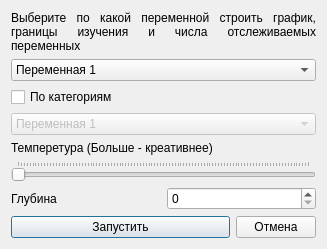
<?xml version="1.0" encoding="UTF-8"?>
<ui version="4.0">
 <class>Dialog</class>
 <widget class="QDialog" name="Dialog">
  <property name="geometry">
   <rect>
    <x>0</x>
    <y>0</y>
    <width>327</width>
    <height>235</height>
   </rect>
  </property>
  <property name="sizePolicy">
   <sizepolicy hsizetype="Minimum" vsizetype="Minimum">
    <horstretch>0</horstretch>
    <verstretch>0</verstretch>
   </sizepolicy>
  </property>
  <property name="windowTitle">
   <string>Ввод параметров</string>
  </property>
  <layout class="QVBoxLayout" name="verticalLayout_2">
   <item>
    <widget class="QLabel" name="labelTop">
     <property name="sizePolicy">
      <sizepolicy hsizetype="Minimum" vsizetype="Minimum">
       <horstretch>0</horstretch>
       <verstretch>0</verstretch>
      </sizepolicy>
     </property>
     <property name="text">
      <string>Выберите по какой переменной строить график, границы изучения и числа отслеживаемых переменных</string>
     </property>
     <property name="alignment">
      <set>Qt::AlignJustify|Qt::AlignVCenter</set>
     </property>
     <property name="wordWrap">
      <bool>true</bool>
     </property>
    </widget>
   </item>
   <item>
    <widget class="QComboBox" name="comboBoxVar1">
     <item>
      <property name="text">
       <string>Переменная 1</string>
      </property>
     </item>
     <item>
      <property name="text">
       <string>Переменная 2</string>
      </property>
     </item>
     <item>
      <property name="text">
       <string>Переменная 3</string>
      </property>
     </item>
    </widget>
   </item>
   <item>
    <widget class="QCheckBox" name="checkBoxCategorical">
     <property name="sizePolicy">
      <sizepolicy hsizetype="Fixed" vsizetype="Fixed">
       <horstretch>0</horstretch>
       <verstretch>0</verstretch>
      </sizepolicy>
     </property>
     <property name="text">
      <string>По категориям</string>
     </property>
    </widget>
   </item>
   <item>
    <widget class="QComboBox" name="comboBoxCategoricalVar">
     <property name="enabled">
      <bool>false</bool>
     </property>
     <item>
      <property name="text">
       <string>Переменная 1</string>
      </property>
     </item>
     <item>
      <property name="text">
       <string>Переменная 2</string>
      </property>
     </item>
     <item>
      <property name="text">
       <string>Переменная 3</string>
      </property>
     </item>
    </widget>
   </item>
   <item>
    <layout class="QVBoxLayout" name="verticalLayout">
     <item>
      <widget class="QLabel" name="labelMinValue">
       <property name="text">
        <string>Темперетура (Больше - креативнее)</string>
       </property>
      </widget>
     </item>
     <item>
      <widget class="QSlider" name="horizontalSlider">
       <property name="maximum">
        <number>100</number>
       </property>
       <property name="singleStep">
        <number>1</number>
       </property>
       <property name="orientation">
        <enum>Qt::Horizontal</enum>
       </property>
       <property name="tickPosition">
        <enum>QSlider::TicksAbove</enum>
       </property>
      </widget>
     </item>
    </layout>
   </item>
   <item>
    <layout class="QHBoxLayout" name="horizontalLayout_3">
     <item>
      <widget class="QLabel" name="labelMaxValue">
       <property name="text">
        <string>Глубина</string>
       </property>
      </widget>
     </item>
     <item>
      <widget class="QSpinBox" name="depth_spin_box">
       <property name="maximum">
        <number>5</number>
       </property>
      </widget>
     </item>
    </layout>
   </item>
   <item>
    <layout class="QHBoxLayout" name="horizontalLayout" stretch="4,1">
     <item>
      <widget class="QPushButton" name="pushButtonAcceptPlot">
       <property name="text">
        <string>Запустить</string>
       </property>
      </widget>
     </item>
     <item>
      <widget class="QPushButton" name="pushButtonCancelPlot">
       <property name="text">
        <string>Отмена</string>
       </property>
      </widget>
     </item>
    </layout>
   </item>
  </layout>
 </widget>
 <resources/>
 <connections>
  <connection>
   <sender>checkBoxCategorical</sender>
   <signal>toggled(bool)</signal>
   <receiver>comboBoxCategoricalVar</receiver>
   <slot>setEnabled(bool)</slot>
   <hints>
    <hint type="sourcelabel">
     <x>81</x>
     <y>76</y>
    </hint>
    <hint type="destinationlabel">
     <x>156</x>
     <y>100</y>
    </hint>
   </hints>
  </connection>
 </connections>
</ui>
